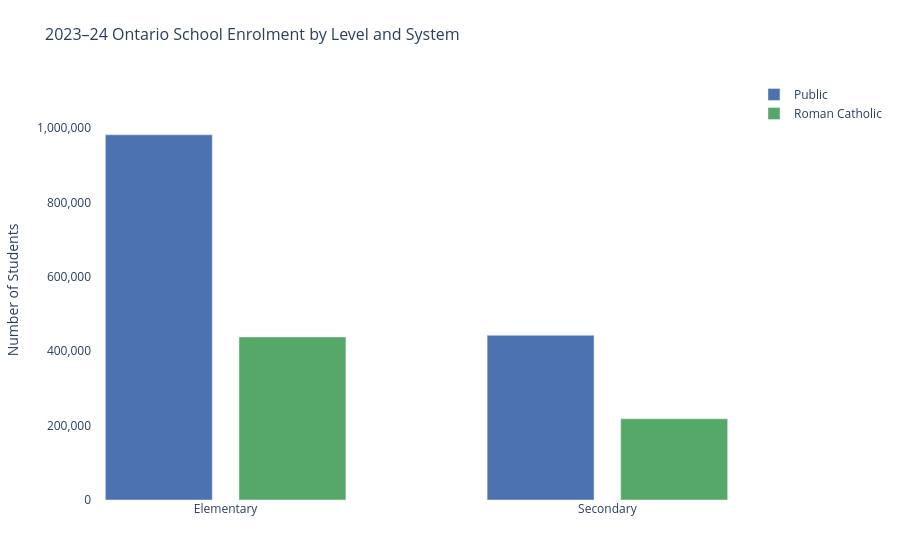

The notebook cell saved with this chart:
### Code cell
# Create Plotly bar chart
fig = go.Figure()

fig.add_trace(go.Bar(
    x=x - bar_width / 2,
    y=public,
    name="Public",
    marker_color="#4C72B0",
    hovertemplate=[
        f"Public<br>{(val / (public[i] + catholic[i]) * 100):.1f}% of total<extra></extra>"
        for i, val in enumerate(public)
    ]
))

fig.add_trace(go.Bar(
    x=x + bar_width / 2,
    y=catholic,
    name="Roman Catholic",
    marker_color="#55A868",
    hovertemplate=[
        f"Roman Catholic<br>{(val / (public[i] + catholic[i]) * 100):.1f}% of total<extra></extra>"
        for i, val in enumerate(catholic)
    ]
))

# Configure layout
fig.update_layout(
    title="2023–24 Ontario School Enrolment by Level and System",
    title_font_size=16,
    barmode='group',
    xaxis=dict(
        tickvals=x,
        ticktext=levels,
        title=''
    ),
    yaxis=dict(
        title="Number of Students",
        showgrid=False,
        tickformat=",",
        range=[0, max(max(public), max(catholic)) * 1.15]
    ),
    plot_bgcolor='white',
    bargap=0.2,
    legend_title_text='',
    margin=dict(t=80, l=60, r=40, b=60)
)

fig.show()

### Figure 1 — Plotly figure (JSON) as saved in the notebook; plotly's stock layout.template omitted (floating-point values rounded to 4 significant figures)
{"data": [{"hovertemplate": ["Public<br>69.1% of total<extra></extra>", "Public<br>67.0% of total<extra></extra>"], "marker": {"color": "#4C72B0"}, "name": "Public", "type": "bar", "x": [-0.175, 0.825], "y": [981660, 442690]}, {"hovertemplate": ["Roman Catholic<br>30.9% of total<extra></extra>", "Roman Catholic<br>33.0% of total<extra></extra>"], "marker": {"color": "#55A868"}, "name": "Roman Catholic", "type": "bar", "x": [0.175, 1.175], "y": [437980, 218160]}], "layout": {"bargap": 0.2, "barmode": "group", "legend": {"title": {"text": ""}}, "margin": {"b": 60, "l": 60, "r": 40, "t": 80}, "plot_bgcolor": "white", "title": {"font": {"size": 16}, "text": "2023–24 Ontario School Enrolment by Level and System"}, "xaxis": {"ticktext": ["Elementary", "Secondary"], "tickvals": [0, 1], "title": {"text": ""}}, "yaxis": {"range": [0, 1128909], "showgrid": false, "tickformat": ",", "title": {"text": "Number of Students"}}}}
